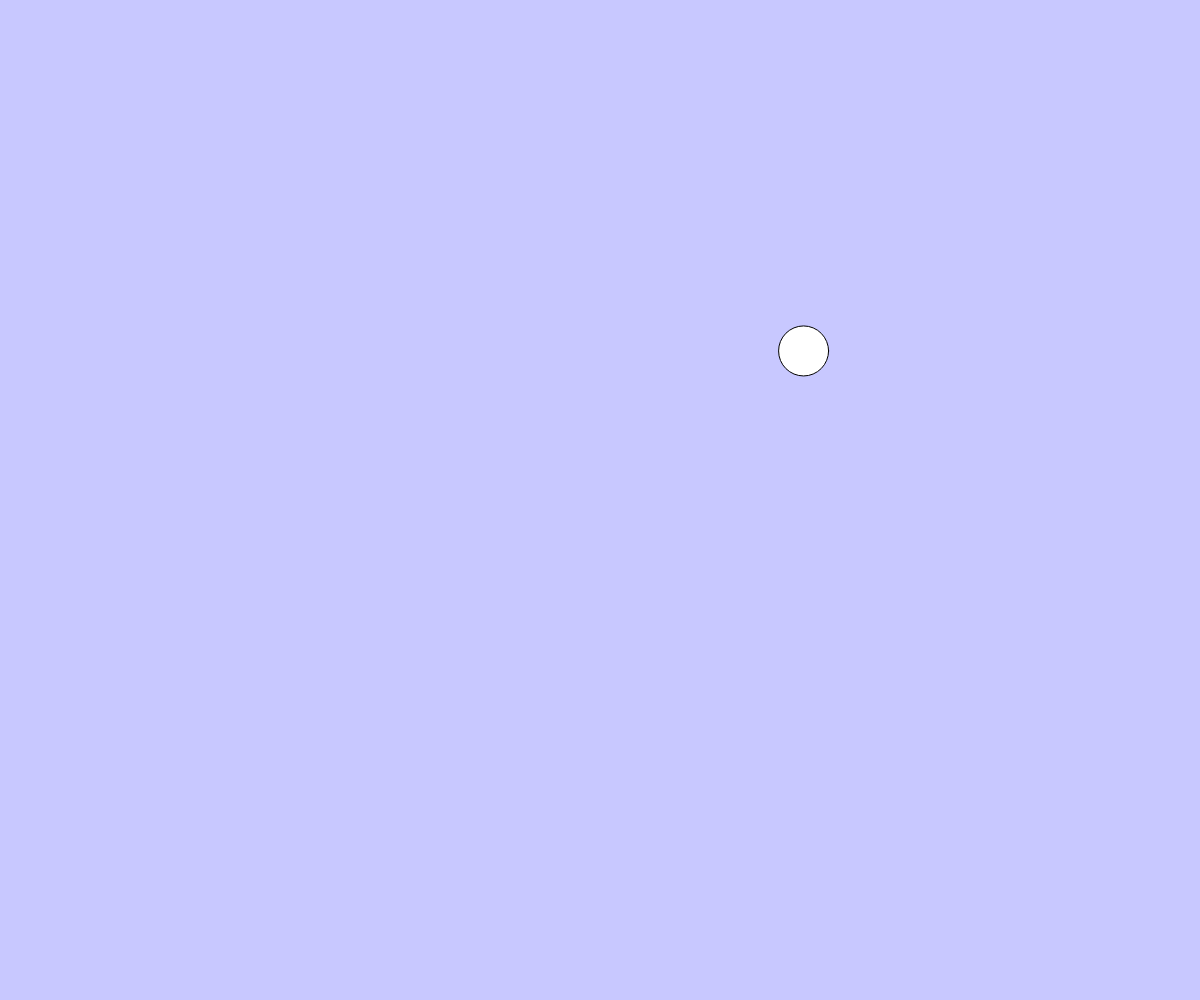
Frame 1 (no input)
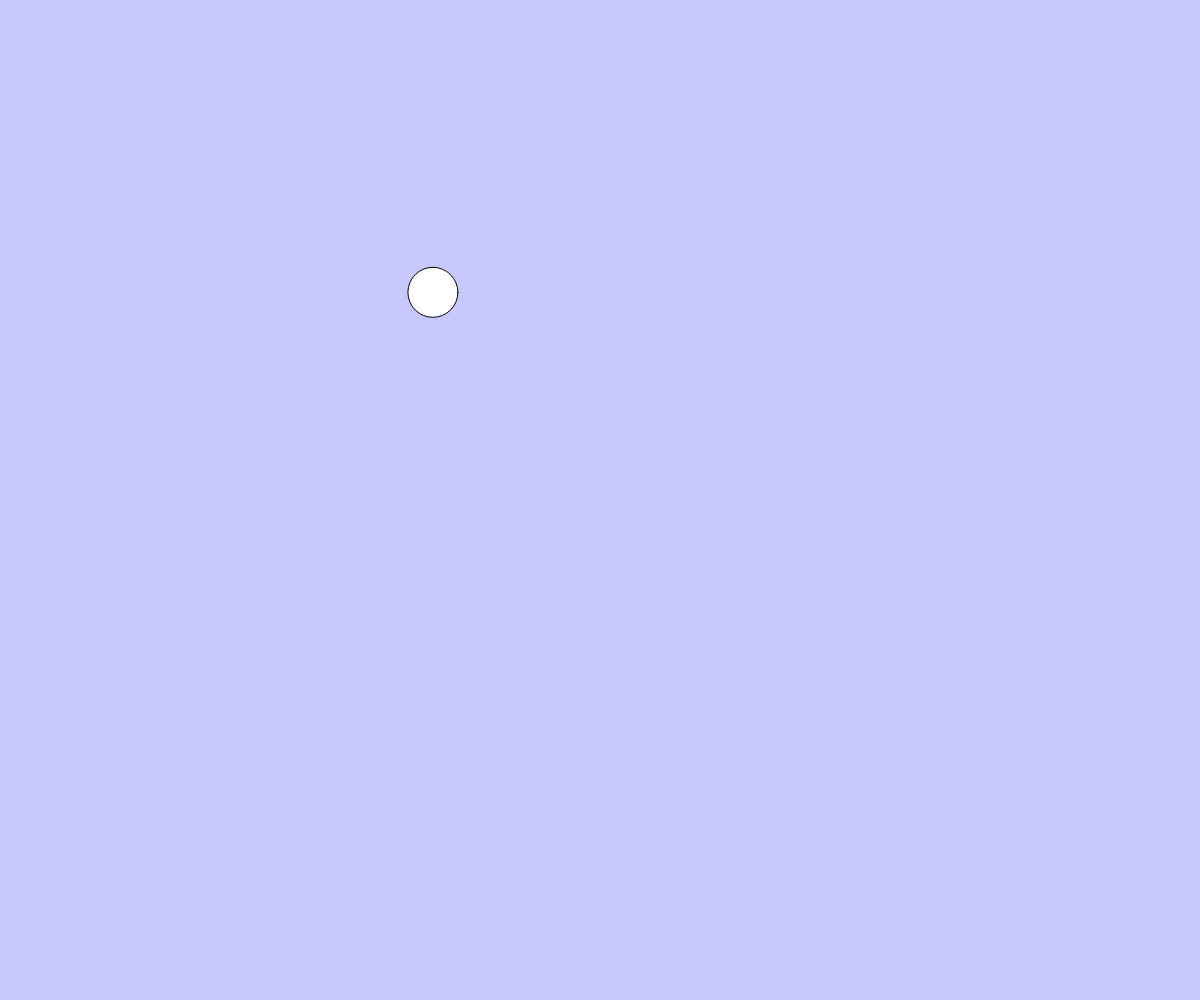
Frame 60 (no input)
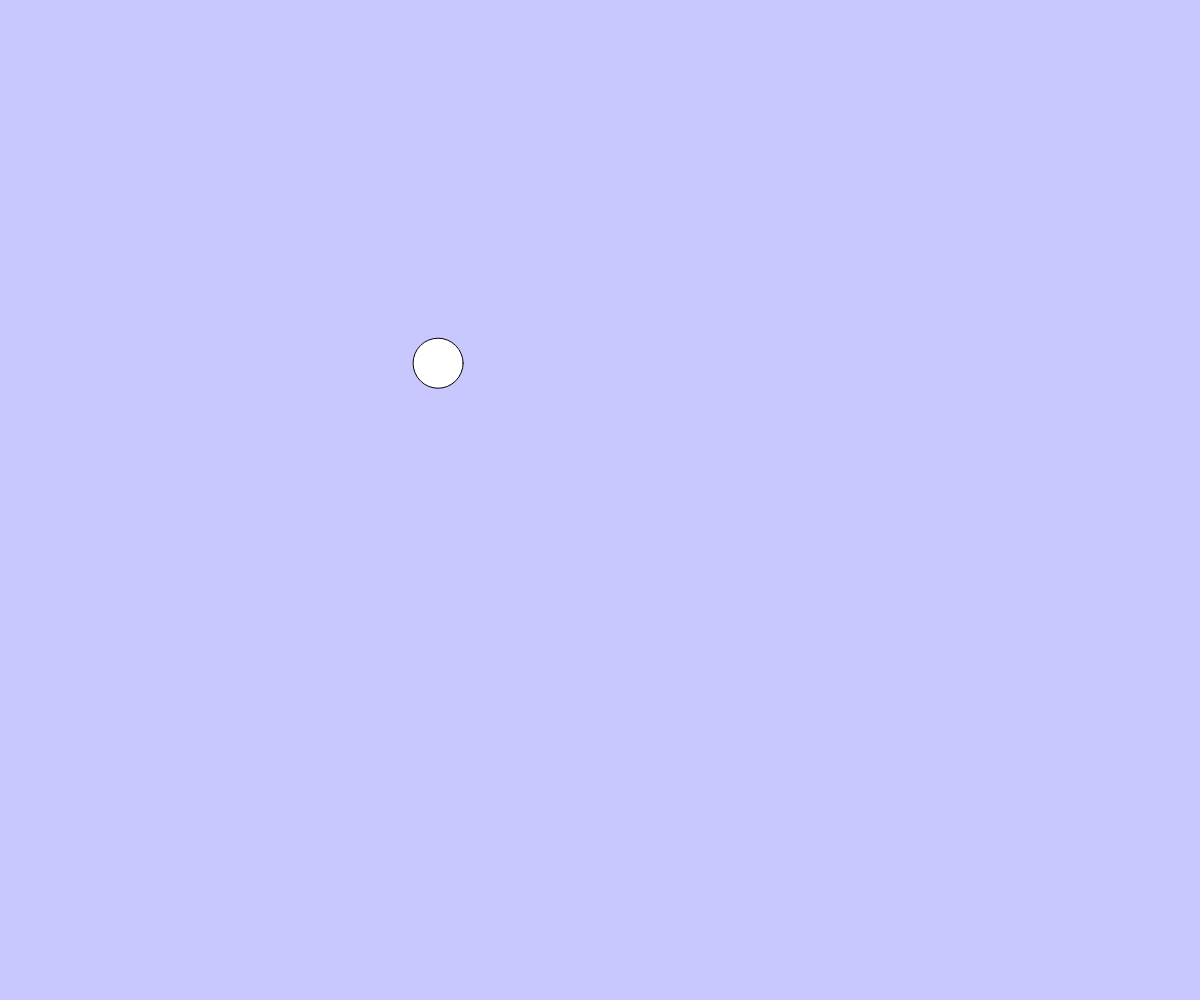
Frame 120 (the mouse pressed at the canvas centre since frame 60)

The p5.js sketch that drew these frames (run headless with seeded random() and noise() and a simulated clock; from frame 60 on, the mouse is pressed at the canvas centre):

// p5.js sketch
// ── sketch.js
// Perlin Noise Ball

let x;
let y;
let time = 0;
let offset = 50;

function setup() {
  createCanvas(windowWidth, windowHeight);
  x = width / 2;
  y = height / 2;
}

function draw() {
  background(200, 200, 255);

  x = noise(time) * width;
  y = noise(time + offset) * height;
  circle(x, y, 50);

  time += 0.01;
}
